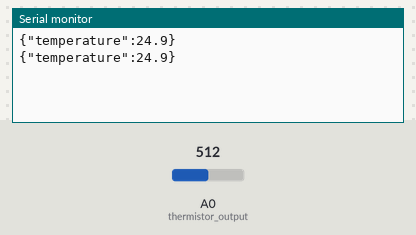
Bench run of a sketch on a simulated Arduino Uno, built with avr-gcc and run on an emulated ATmega328P. On the bench: the last lines printed to the serial monitor. Inputs (shaded band) come from the test bench; at power-on: A0 (thermistor_output) = 512.

Above: at 1.8 s.
1.9 s: A0 (thermistor_output) set to 716
At 2.8 s:
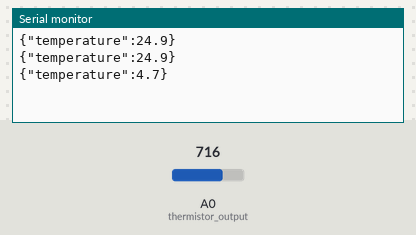
3.4 s: A0 (thermistor_output) set to 900
At 4.4 s:
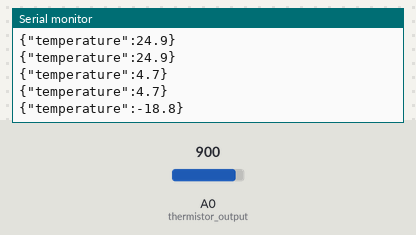
Timing chart, 0 to 6.4 s (numbered marks = the images above; inputs shaded):
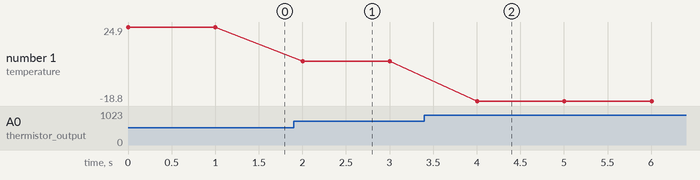

The sketch:

temp_uno.ino
```cpp
#include <math.h>
const int thermistor_output = A0;

const float Rref = 10000.0;   // fixed resistor 10kΩ
const float Beta = 3450.0;    // Beta value of your thermistor
const float T0 = 298.15;      // reference temperature 25°C in Kelvin
const float R0 = 10000.0;     // NTC resistance at 25°C

void setup() {
  Serial.begin(9600);
}

void loop() {
  int adcValue = analogRead(thermistor_output);
  float Vout = adcValue * (5.0 / 1023.0);

  // resistance of NTC
  float Rntc = (Rref * Vout) / (5.0 - Vout);

  // Beta formula
  float temperatureK = 1.0 / ((1.0 / T0) + (1.0 / Beta) * log(Rntc / R0));
  float temperatureC = temperatureK - 273.15;

  // calibration offset
 // float temperature = temperatureC - 20;

  // print JSON for Java
  Serial.print("{\"temperature\":");
  Serial.print(temperatureC, 1);   // 0.1 °C precision
  Serial.println("}");

  delay(1000);
}
```

Measured:
- after the input at 1.9 s, the serial monitor: prints a new line after 0.10 s (image 1)
- after the input at 3.4 s, the serial monitor: prints a new line after 0.60 s (image 2)
- plotted number 1: 24.9 → 4.7 after the input at 1.9 s, 4.7 → -18.8 after the input at 3.4 s
